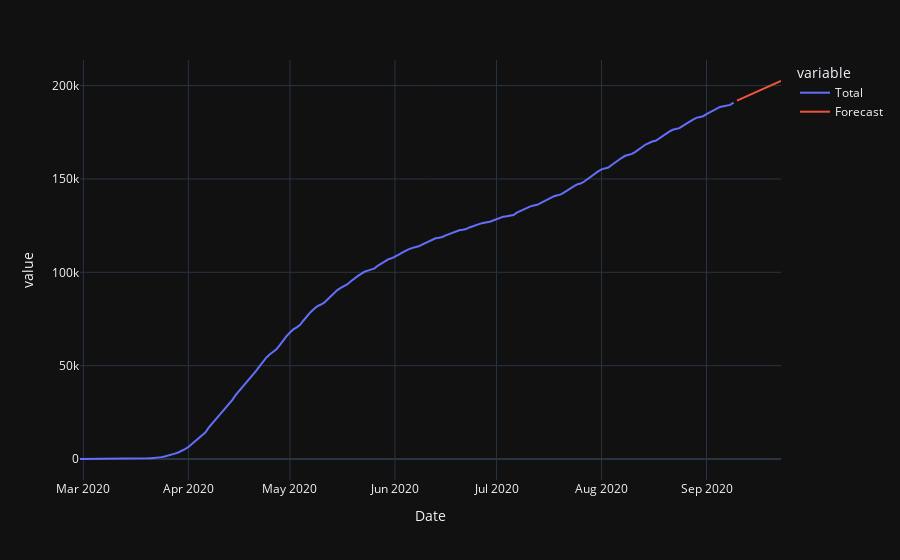

Source (notebook cell):
### Code cell
Future(order, seasonal_order)

### Figure 1 — Plotly figure (JSON) as saved in the notebook; plotly's stock layout.template omitted (floating-point values rounded to 4 significant figures; data arrays with more than 128 entries replaced by an {"elided": "..."} marker saying what was removed)
{"data": [{"hovertemplate": "variable=Total<br>Date=%{x}<br>value=%{y}<extra></extra>", "legendgroup": "Total", "line": {"color": "#636efa", "dash": "solid"}, "mode": "lines", "name": "Total", "orientation": "v", "showlegend": true, "type": "scatter", "x": {"elided": "208 str values"}, "xaxis": "x", "y": {"elided": "208 int values"}, "yaxis": "y"}, {"hovertemplate": "variable=Forecast<br>Date=%{x}<br>value=%{y}<extra></extra>", "legendgroup": "Forecast", "line": {"color": "#EF553B", "dash": "solid"}, "mode": "lines", "name": "Forecast", "orientation": "v", "showlegend": true, "type": "scatter", "x": {"elided": "208 str values"}, "xaxis": "x", "y": {"elided": "208 float values"}, "yaxis": "y"}], "layout": {"legend": {"title": {"text": "variable"}, "tracegroupgap": 0}, "margin": {"t": 60}, "xaxis": {"anchor": "y", "domain": [0, 1], "title": {"text": "Date"}}, "yaxis": {"anchor": "x", "domain": [0, 1], "title": {"text": "value"}}}}
